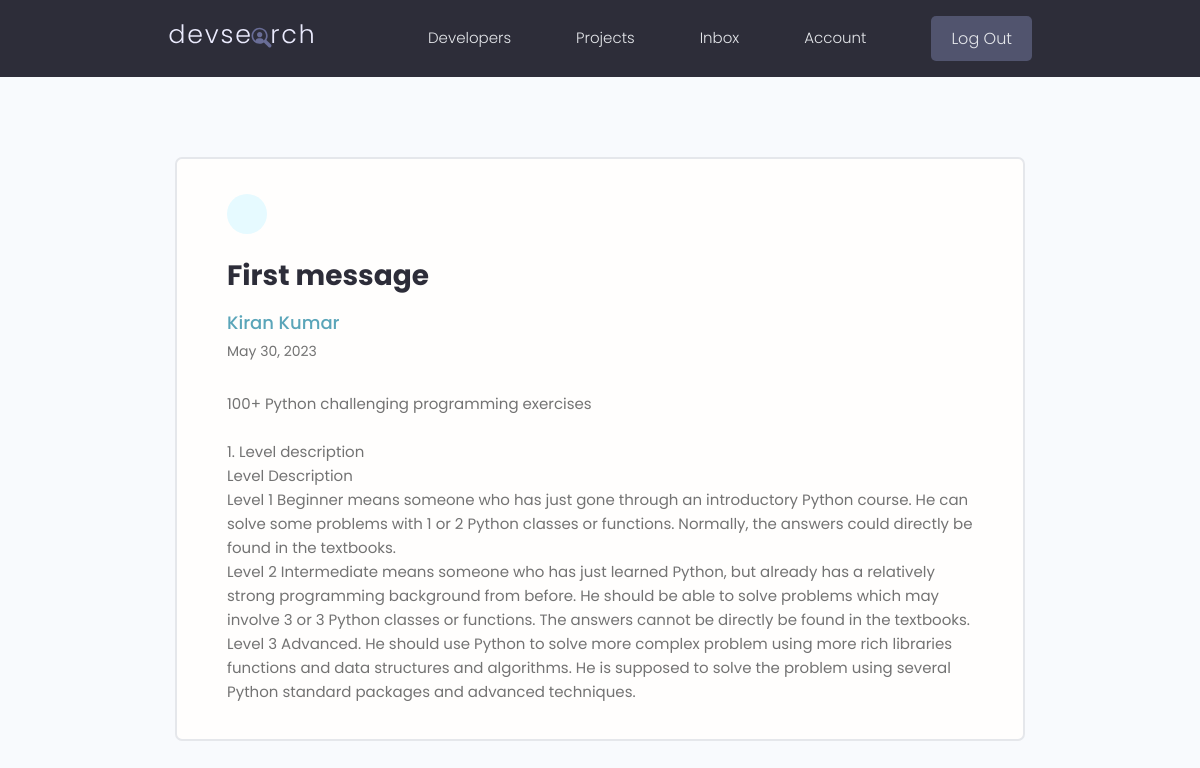
/message/96e31787-cd5d-4ce6-9940-a209e6576114/ (signed in), run on the app's committed database.
### users/models.py (models this page shows, shortened)
class Message(models.Model):
    sender = models.ForeignKey(Profile, on_delete=models.SET_NULL, null=True, blank=True)
    recipient = models.ForeignKey(Profile, on_delete=models.SET_NULL, null=True, blank=True, related_name="messages")
    name = models.CharField(max_length=200, null=True, blank=True)
    email = models.EmailField(max_length=200, null=True, blank=True)
    subject = models.CharField(max_length=200, null=True, blank=True)
    body = models.TextField()
    is_read = models.BooleanField(default=False, null=True)
    created = models.DateField(auto_now_add=True)
    id = models.UUIDField(default=uuid.uuid4, unique=True, primary_key=True, editable=False)
    class Meta:
        ordering = ['is_read', '-created']

### users/views.py (the view)
# urls.py: path('message/<str:pk>/', views.viewMessage, name="message"),
@login_required(login_url='login')
def viewMessage(request, pk):
    profile = request.user.profile
    message = profile.messages.get(id=pk)
    if message.is_read == False:
        message.is_read = True
        message.save()
    context = {'message': message}
    return render(request, 'users/message.html', context)

### users/templates/users/message.html (shortened to what this page needs)
{% extends 'main.html' %}
{% block content %}
  <main class="messagePage my-xl">
    <div class="content-box">
      <div class="message">
        <a class="backButton" href="{% url 'inbox' %}"></a>
        <h2 class="message__subject">{{message.subject}}</h4>
          <a href="profile.html" class="message__author">{{message.name}}</a>
          <p class="message__date">{{message.created}}</p>
          <div class="message__body">
            {{message.body | linebreaksbr}}
      </div>
    </div>
  </main>
 {% endblock content %}

### static/styles/app.css (style rules this page uses)
:root { --color-sub: #2d2d39; }
.content-box { width: 95%; max-width: 85rem; margin: 0 auto; }
.message { padding: 2.5rem 0; }
.message > a { display: flex; gap: 1rem; }
.message__author, .message__date { flex-basis: 25%; }
.message__subject { flex-basis: 50%; }
.message__date { text-align: right; }
.messagePage .message { list-style: none; background: var(--color-white); padding: 3.5rem 5rem; border: 2px solid var(--color-light); border-radius: 0.7rem; }
.messagePage .message__subject { font-size: 2.8rem; color: var(--color-sub); margin-bottom: 1rem; margin-top: 2rem; }
.messagePage .message__author { font-size: 1.8rem; font-weight: 500; }
.messagePage .message__date { font-size: 1.4rem; font-weight: 400; text-align: left; margin-bottom: 3rem; }
.backButton { background: var(--color-main-light); color: var(--color-main); width: 4rem; height: 4rem; display: flex; align-items: center; justify-content: center; border-radius: 50%; }

### static/uikit/styles/modules/_variables.css (style rules this page uses)
:root { --color-main: #5aa5b9; --color-main-light: #e6faff; --color-sub: #3f4156; --color-sub-light: #51546e; --color-sub-lighter: #ededfd; --color-text: #737373; --color-gray: #8b8b8b; --color-light: #e5e7eb; --color-light-gray: #767676; --color-bg: #f8fafd; --color-white: #fffefd; --color-white-light: #f3f3f3; --color-success: #359e64; --color-success-bg: #def8e8; --color-error: #fc4b0b; --color-error-bg: #fff2ee; --font-base: 'Poppins', arial, helvetica, 'Segoe UI', roboto, ubuntu, sans-serif; --font-monospace: 'Fira Code', 'Courier New', courier, monospace; --font-regular: 300; --font-medium: 500; --font-bold: 700; --generic-shadow: 1px 1px 5px #00000010; --generic-transition: all 0.3s ease-in-out; }

### static/uikit/styles/modules/_base.css (style rules this page uses)
* { margin: 0; padding: 0; box-sizing: border-box; text-rendering: optimizeLegibility; color: inherit; font-size: inherit; }
html { font-size: 50%; }
@media only screen and (min-width: 480px) { html { font-size: 56.25%; } }
@media only screen and (min-width: 1200px) { html { font-size: 62.5%; } }
body { line-height: 1.6; font-weight: 400; font-size: 1.5rem; color: var(--color-text); background-color: var(--color-bg); min-height: 100vh; }

### static/uikit/styles/modules/_typography.css (style rules this page uses)
* { font-family: var(--font-base); }
h2 { font-size: 3.6rem; font-weight: var(--font-bold); }
p, span, strong { font-size: 1.6rem; color: var(--color-text); font-weight: var(--font-regular); }
a { padding-bottom: 2px; text-decoration: none; display: inline-block; color: var(--color-main); font-weight: var(--font-medium); }

### static/uikit/styles/modules/_utilities.css (style rules this page uses)
.my-xl { margin: 8rem auto; }

### data on the page
Message: subject "First message", name "Kiran Kumar", created "May 30, 2023", body "100+ Python challenging programming exercises 1. Level description Level Description Level 1 Beginner means someone who has just gone through an introductory Python course. He can solve some problems with 1 or 2 Python classes or functions. Normally, the answers could directly be found in the textbooks. Level 2 Intermediate means someone who has just learned Python, but already has a relatively strong programming background from before. He should be able to solve problems which may involve 3 or 3 Python classes or functions. The answers cannot be directly be found in the textbooks. Level 3 Advanced. He should use Python to solve more complex problem using more rich libraries functions and…"
